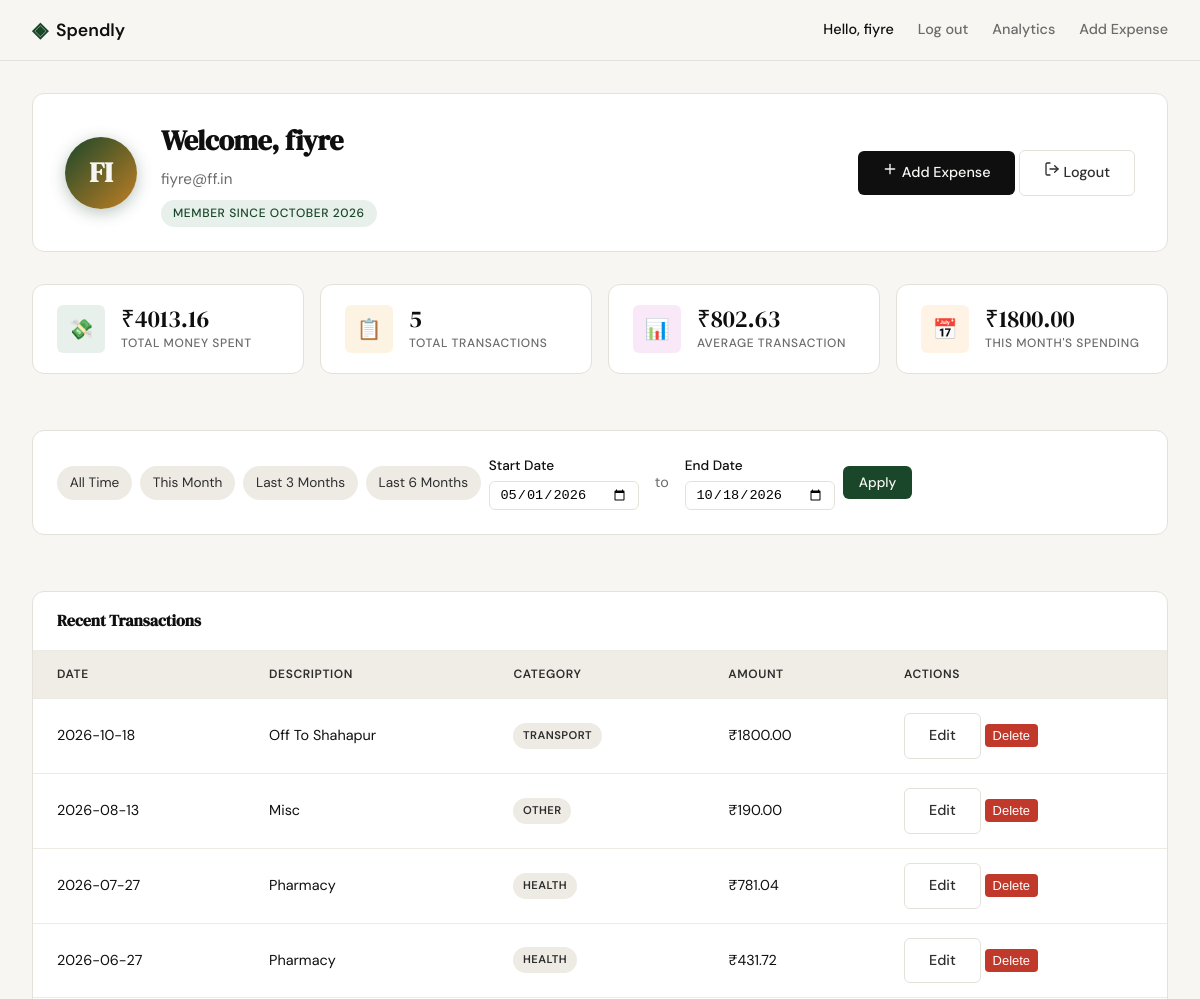
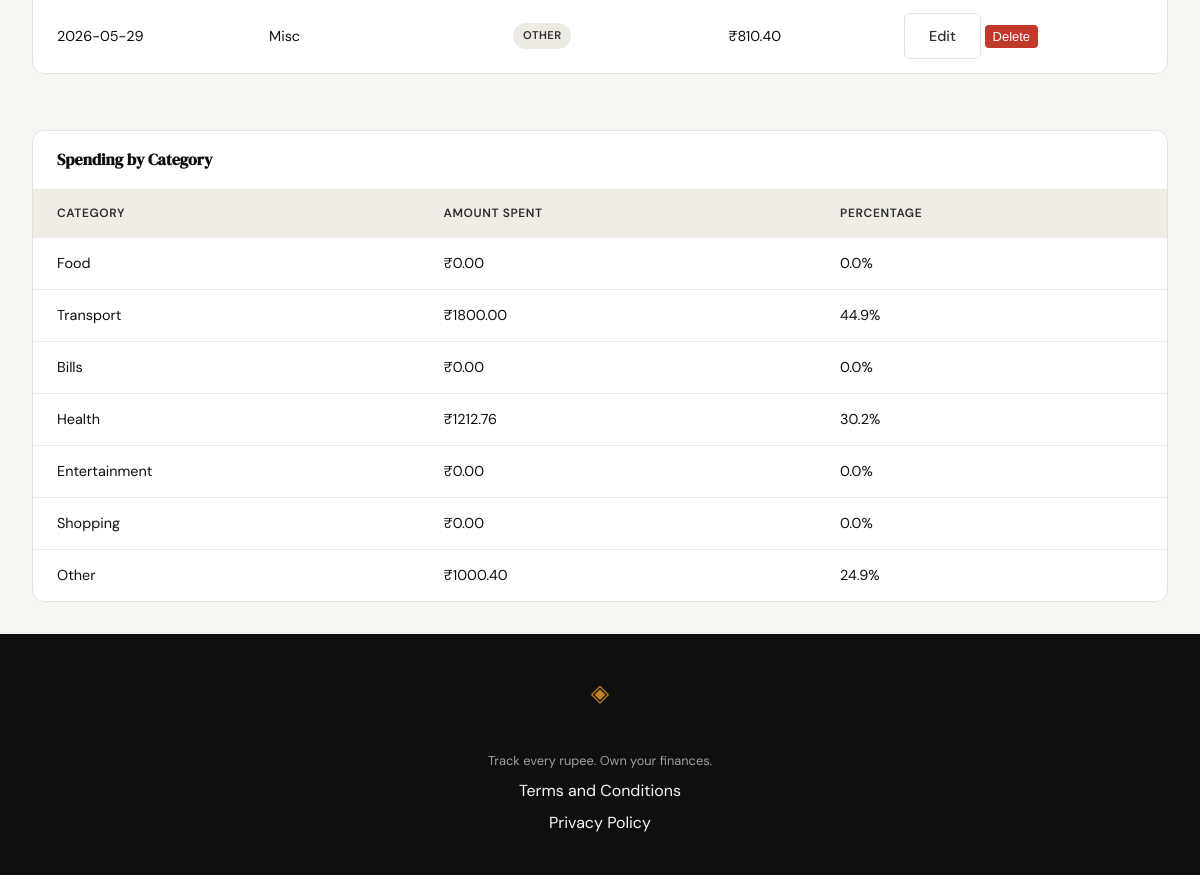
The page /profile?date_from=2026-05-01&date_to=2026-10-18 (signed in) on the database its author committed (2 pictures, top to bottom).
### tables this page shows
CREATE TABLE users (
            id INTEGER PRIMARY KEY AUTOINCREMENT,
            name TEXT NOT NULL,
            email TEXT UNIQUE NOT NULL,
            password_hash TEXT NOT NULL,
            created_at TEXT DEFAULT (datetime('now'))
        );

CREATE TABLE expenses (
            id INTEGER PRIMARY KEY AUTOINCREMENT,
            user_id INTEGER NOT NULL REFERENCES users(id),
            amount REAL NOT NULL,
            category TEXT NOT NULL,
            date TEXT NOT NULL,
            description TEXT,
            created_at TEXT DEFAULT (datetime('now'))
        );

### app.py (the view)
@app.route("/profile")
def profile():
    user_id = session.get("user_id")
    if not user_id:
        return redirect(url_for("login"))
    db = get_db()
    user_row = db.execute(
        "SELECT id, name, email, created_at FROM users WHERE id = ?",
        (user_id,)
    ).fetchone()
    db.close()
    if not user_row:
        session.clear()
        flash("User not found.", "error")
        return redirect(url_for("login"))
    name = user_row["name"]
    if len(name) >= 2:
        avatar = name[0:2].upper()
    else:
        avatar = name[0].upper() if name else "?"
    created_at = user_row["created_at"]
    member_since = ""
    if created_at:
        try:
            parts = created_at.split("-")
            if len(parts) >= 2:
                month_names = [
                    "", "January", "February", "March", "April", "May", "June",
                    "July", "August", "September", "October", "November", "December"
                ]
                month_idx = int(parts[1])
                if 1 <= month_idx <= 12:
                    member_since = f"{month_names[month_idx]} {parts[0]}"
        except (ValueError, IndexError):
            member_since = created_at
    user_info = {
        "name": name,
        "email": user_row["email"],
        "avatar": avatar,
        "member_since": member_since or created_at
    }
    start_date_str = request.args.get('start_date') or request.args.get('date_from')
    end_date_str = request.args.get('end_date') or request.args.get('date_to')
    start_date_val = None
    end_date_val = None
    try:
        if start_date_str:
            start_date_val = datetime.strptime(start_date_str, '%Y-%m-%d').date()
        if end_date_str:
            end_date_val = datetime.strptime(end_date_str, '%Y-%m-%d').date()
    except ValueError:
        start_date_val = None
        end_date_val = None
    if start_date_val and end_date_val and start_date_val > end_date_val:
        start_date_val, end_date_val = None, None
    expenses = get_expenses_by_user(
        user_id,
        start_date_val.isoformat() if start_date_val else None,
        end_date_val.isoformat() if end_date_val else None
    )
    total_spent = sum(float(exp.get("amount", 0)) for exp in expenses)
    tx_count = len(expenses)
    avg_transaction = total_spent / tx_count if tx_count else 0.0
    cat_totals = {}
    for exp in expenses:
        cat = exp.get("category", "Other")
        cat_totals[cat] = cat_totals.get(cat, 0.0) + float(exp.get("amount", 0))
    top_category = max("cat_totals", "key=cat_totals.get") if cat_totals else None
    today = date.today()
    this_month_prefix = f"{today.year}-{today.month:02d}"
    this_month = 0.0
    for exp in expenses:
        if exp.get("date") and exp["date"].startswith(this_month_prefix):
            this_month += float(exp.get("amount", 0))
    stats = {
        "total_spent": total_spent,
        "tx_count": tx_count,
        "avg_transaction": avg_transaction,
        "this_month": this_month,
        "top_category": top_category,
    }
    colour_palette = [
        "var(--accent)",
        "var(--accent-2)",
        "var(--accent-3)",
        "var(--accent-4)",
        "var(--accent-5)",
        "var(--accent-6)",
    ]
    categories = []
    for idx, cat_name in enumerate(CATEGORIES):
        amt = cat_totals.get(cat_name, 0.0)
        pct = (amt / total_spent * 100) if total_spent > 0 else 0.0
        categories.append({
            "name": cat_name,
            "amount": amt,
            "percentage": pct,
            "color": colour_palette[idx % len(colour_palette)]
        })
    today = date.today()
    def month_start(offset_months):
        total_months = today.year * 12 + today.month - 1 + offset_months
        year = total_months // 12
        month = total_months % 12 + 1
        return date(year, month, 1)
    presets = {
        'all_time': {'date_from': None, 'date_to': None},
        'this_month': {'date_from': month_start(0), 'date_to': today},
        'last_3_months': {'date_from': month_start(-2), 'date_to': today},
        'last_6_months': {'date_from': month_start(-5), 'date_to': today},
    }
    return render_template(
        "profile.html",
        user=user_info,
        stats=stats,
        transactions=expenses,
        categories=categories,
        presets=presets,
        start_date=start_date_str or "",
        end_date=end_date_str or "",
    )

### templates/profile.html (shortened to what this page needs)
{% extends "base.html" %}
{% block head %}
<link rel="stylesheet" href="{{ url_for('static', filename='css/profile.css') }}">
{% endblock %}
{% block content %}
<div class="profile-dashboard">
    <header class="card profile-header">
        <div class="avatar-section">
            <div class="avatar-initials">{{ user.avatar }}</div>
        </div>
        <div class="user-meta">
            <h1 class="user-name">Welcome, {{ user.name }}</h1>
            <p class="user-email">{{ user.email }}</p>
            <span class="member-badge">Member since {{ user.member_since }}</span>
        </div>
        <div class="header-actions">
            <a href="{{ url_for('add_expense') }}" class="btn-primary">
                <svg width="16" height="16" viewBox="0 0 24 24" fill="none" stroke="currentColor" stroke-width="2" stroke-linecap="round" stroke-linejoin="round">
                    <line x1="12" y1="5" x2="12" y2="19"></line>
                    <line x1="5" y1="12" x2="19" y2="12"></line>
                </svg>
                Add Expense
            </a>
            <a href="{{ url_for('logout') }}" class="btn-ghost logout-btn">
                <svg width="16" height="16" viewBox="0 0 24 24" fill="none" stroke="currentColor" stroke-width="2" stroke-linecap="round" stroke-linejoin="round">
                    <path d="M9 21H5a2 2 0 0 1-2-2V5a2 2 0 0 1 2-2h4"></path>
                    <polyline points="16 17 21 12 16 7"></polyline>
                    <line x1="21" y1="12" x2="9" y2="12"></line>
                </svg>
                Logout
            </a>
        </div>
    </header>
    <section class="stats-grid">
        <article class="card stat-card">
            <div class="stat-icon spending-icon">💸</div>
            <div class="stat-content">
                <span class="stat-value">₹{{ "{:.2f}".format(stats.total_spent) }}</span>
                <span class="stat-label">Total Money Spent</span>
            </div>
        </article>
        <article class="card stat-card">
            <div class="stat-icon transactions-icon">📋</div>
            <div class="stat-content">
                <span class="stat-value">{{ stats.tx_count }}</span>
                <span class="stat-label">Total Transactions</span>
            </div>
        </article>
        <article class="card stat-card">
            <div class="stat-icon avg-icon">📊</div>
            <div class="stat-content">
                <span class="stat-value">₹{{ "{:.2f}".format(stats.avg_transaction) }}</span>
                <span class="stat-label">Average Transaction</span>
            </div>
        </article>
        <article class="card stat-card">
            <div class="stat-icon month-icon">📅</div>
            <div class="stat-content">
                <span class="stat-value">₹{{ "{:.2f}".format(stats.this_month) }}</span>
                <span class="stat-label">This Month's Spending</span>
            </div>
        </article>
    </section>
    <section class="card table-card date-filter-section">
        <div class="table-wrapper">
            <form method="get" action="{{ url_for('profile') }}" class="date-filter-form">
                <div class="filter-controls">
                    <a href="{{ url_for('profile') }}" class="quick-filter-btn{% if not start_date and not end_date %} active{% endif %}">All Time</a>
                    <a href="{{ url_for('profile', date_from=presets.this_month.date_from|default(''), date_to=presets.this_month.date_to|default('') ) }}" class="quick-filter-btn">This Month</a>
                    <a href="{{ url_for('profile', date_from=presets.last_3_months.date_from|default(''), date_to=presets.last_3_months.date_to|default('') ) }}" class="quick-filter-btn">Last 3 Months</a>
                    <a href="{{ url_for('profile', date_from=presets.last_6_months.date_from|default(''), date_to=presets.last_6_months.date_to|default('') ) }}" class="quick-filter-btn">Last 6 Months</a>
                    <div class="date-input">
                        <label for="start_date">Start Date</label>
                        <input type="date" name="start_date" id="start_date" value="{{ start_date or '' }}" />
                    </div>
                    <span class="date-separator">to</span>
                    <div class="date-input">
                        <label for="end_date">End Date</label>
                        <input type="date" name="end_date" id="end_date" value="{{ end_date or '' }}" />
                    </div>
                    <button type="submit" class="btn-success">Apply</button>
                </div>
            </form>
        </div>
    </section>
    <section class="card table-card">
        <header class="card-header">
            <h2>Recent Transactions</h2>
        </header>
        <div class="table-wrapper">
            {% if transactions %}
            <table class="transaction-table">
                <thead>
                    <tr>
                        <th>Date</th>
                        <th>Description</th>
                        <th>Category</th>
                        <th class="text-end">Amount</th>
                        <th class="text-end">Actions</th>
                    </tr>
                </thead>
                <tbody>
                    {% for tx in transactions %}
                    <tr>
                        <td>{{ tx.date }}</td>
                        <td>{{ tx.description }}</td>
                        <td>
                            <span class="badge badge-{{ tx.category | lower }}">{{ tx.category }}</span>
                        </td>
                        <td class="text-end">₹{{ "{:.2f}".format(tx.amount) }}</td>
                        <td class="text-end">
                            <a href="{{ url_for('edit_expense', id=tx.id) }}" class="btn-ghost btn-sm">Edit</a>
                        <form method="POST" action="{{ url_for('delete_expense', id=tx.id) }}"
                              style="display:inline"
                              onsubmit="return confirm('Delete this expense?')">
                            <button type="submit" class="btn-delete btn-sm">Delete</button>
                        </form>
                        </td>
                    </tr>
                    {% endfor %}
                </tbody>
            </table>
            {% else %}
            <div class="empty-state">
                <p>No transactions found for the selected period.</p>
                <p>Try adjusting your date filter or add your first expense.</p>
            </div>
            {% endif %}
        </div>
    </section>
    <section class="card table-card">
        <header class="card-header">
            <h2>Spending by Category</h2>
        </header>
        <div class="table-wrapper">
            {% if categories %}
            <table class="category-table">
                <thead>
                    <tr>
                        <th>Category</th>
                        <th class="text-end">Amount Spent</th>
                        <th class="text-end">Percentage</th>
                    </tr>
                </thead>
                <tbody>
                    {% for cat in categories %}
                    <tr>
                        <td>
                            <span class="category-name">{{ cat.name }}</span>
                        </td>
                        <td class="text-end">₹{{ "{:.2f}".format(cat.amount) }}</td>
                        <td class="text-end">{{ "{:.1f}".format(cat.percentage|default(0)) }}%</td>
                    </tr>
                    {% endfor %}
                </tbody>
            </table>
            {% else %}
            <div class="empty-state">
                <p>No category data available for the selected period.</p>
            </div>
            {% endif %}
        </div>
    </section>
</div>
{% endblock %}

### templates/base.html (shortened to what this page needs)
<!DOCTYPE html>
<html lang="en">
<head>
    <link rel="stylesheet" href="{{ url_for('static', filename='css/style.css') }}">
    {% block head %}{% endblock %}
</head>
<body>
    <nav class="navbar">
        <div class="nav-inner">
            <a href="{{ url_for('landing') }}" class="nav-brand">
                <span class="brand-icon">◈</span>
                <span class="brand-name">Spendly</span>
            </a>
            <div class="nav-links">
                {% if session.get('user_id') and user %}
                    <span class="nav-user">Hello, {{ user.name }}</span>
                    <a href="{{ url_for('logout') }}">Log out</a>
                    <a href="{{ url_for('analytics') }}" class="{% if request_path == '/analytics' %}nav-active{% endif %}">Analytics</a>
                    <a href="{{ url_for('add_expense') }}" class="{% if request_path == '/expenses/add' %}nav-active{% endif %}">Add Expense</a>
                {% else %}
                    <a href="{{ url_for('login') }}">Sign in</a>
                    <a href="{{ url_for('register') }}" class="nav-cta">Get started</a>
                {% endif %}
            </div>
        </div>
    </nav>
    <main class="main-content">
        {% block content %}{% endblock %}
    </main>
    <footer class="footer">
        <div class="footer-inner">
            <span class="brand-icon">◈</span>
            <span class="brand-name">Spendly</span>
            <p class="footer-copy">Track every rupee. Own your finances.</p>
            <a href="{{ url_for('terms') }}">Terms and Conditions</a>
            <a href="{{ url_for('privacy') }}">Privacy Policy</a>
        </div>
    </footer>
</body>
</html>

### rows shown on the page
users: name "fiyre", email "fiyre@ff.in"
expenses: date "2026-10-18", description "Off To Shahapur", category "TRANSPORT", amount "1800.00", name "Transport", percentage "44.9"
expenses: date "2026-08-13", description "Misc", category "OTHER", amount "190.00"
expenses: date "2026-07-27", description "Pharmacy", category "HEALTH", amount "781.04"
expenses: date "2026-06-27", description "Pharmacy", category "HEALTH", amount "431.72"
expenses: date "2026-05-29", description "Misc", category "OTHER", amount "810.40"

### other values the page prints
{{ user.avatar }} "FI"
{{ user.member_since }} "OCTOBER 2026"
{{ "{:.2f}".format(stats.total_spent) }} "4013.16"
{{ stats.tx_count }} "5"
{{ "{:.2f}".format(stats.avg_transaction) }} "802.63"
{{ "{:.2f}".format(stats.this_month) }} "1800.00"
{{ cat.name }} "Food" "Bills" "Health" "Entertainment" "Shopping" "Other"
{{ "{:.2f}".format(cat.amount) }} "0.00" "0.00" "1212.76" "0.00" "0.00" "1000.40"
{{ "{:.1f}".format(cat.percentage|default(0)) }} "0.0" "0.0" "30.2" "0.0" "0.0" "24.9"
